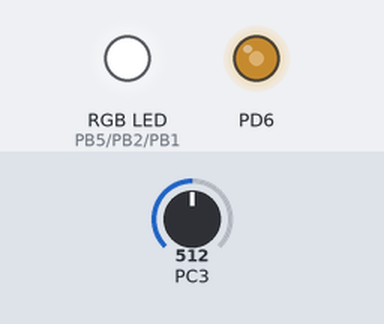
The program below on a simulated ATmega328P, built with avr-gcc and emulated at 16 MHz. Parts: an RGB LED mixed from three pins (HIGH = lit), output pins drawn as LEDs (lit = HIGH). Inputs (shaded band) come from the test bench; at power-on: PC3 = 512. Dim RGB values are drawn brighter than linear.

Above: at 0.1 s.
At 16.8 s:
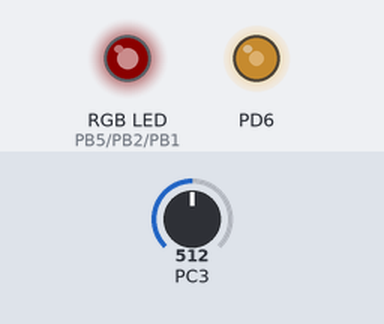
Timing chart, 0 to 22.0 s (numbered marks = the images above):
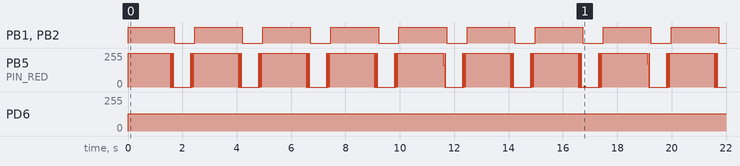

The program:

main.c
```c
#define F_CPU 16000000UL
#include <avr/io.h>
#include <util/delay.h>
#include <avr/interrupt.h>
#include "timers.H"
#include "MEF.h"
#include "ADC.h"

#define PWM_START DDRB |= (1<<PORTB5)

#define PIN_RED PORTB5
#define PIN_GREEN PORTB2
#define PIN_BLUE PORTB1


int main(void)
{

	MEF_Init();
	ADC_Init();
	TIMER0_INIT();
	TIMER1_INIT();
	PWM_START;
	ADC_Enable();
	static uint16_t result;
	ADC_Start_Conversion(); //ADCSRA |= (1<<ADSC);

    while (1)
    {

		while((ADCSRA&(1<<ADIF))==0); //wait for end of conversion
		ADCSRA |= (1<<ADIF);
		result = ADC_GetResult();
		Dispatch_Tasks(result);

		ADC_Start_Conversion(); //ADCSRA |= (1<<ADSC);


    }


}
```

ADC.c
```c
#include <avr/io.h>
#include "ADC.h"

void ADC_Init()
{
	ADMUX |= (1<<MUX1)|(1<<MUX0); //ADC3 como entrada analógica
	ADMUX |= (1<<REFS0);
	ADMUX &=~ (1<<ADLAR); //Justificacion derecha
	ADCSRA |= (1<<ADPS2)|(1<<ADPS1)|(1<<ADPS0); //Establecer prescaler de 128, teniendo muestro de 125kHz
	DIDR0 |= (1<<PORTC3);
	DDRC &=~ (1<<PORTC3); //Configurar PC3 entrada (PC3)

}

void ADC_Enable(){

	ADCSRA |= (1<<ADEN);	//Habilitar conversor ADC
}

void ADC_Disable(){
	ADCSRA &= ~(1<<ADEN); //Deshabilitar conversor ADC
}

void ADC_Start_Conversion(){

	ADCSRA |= (1<<ADSC); // Start conversion
}

uint16_t ADC_GetResult()
{
	uint16_t aux=ADC;
	return aux;
}
```

ADC.h
```c
#ifndef ADC
	#define ADC

void ADC_Init();
void ADC_Start_Conversion();
uint16_t ADC_GetResult();
void ADC_Enable();

#endif
```

LED.c
```c
#include "LED.h"
#include "TIMERS.h"

const uint8_t RED_BRIGHT = 250;		//Multiplos de 10
const uint8_t BLUE_BRIGHT = 0;	//Multiplos de 5
const uint8_t GREEN_BRIGHT = 0;	//Multiplos de 5


static uint16_t call_count=0;
static uint8_t auxA=255;
static uint8_t auxB=255;

void LED_Update(uint8_t direction){
	static call_count_led=0;
	static uint8_t aux;
	static uint8_t pwm_value=0;
	if (direction == 1){
		if(OCR1A > BLUE_BRIGHT){
			OCR1A-=5;
		}
		if(OCR1B > GREEN_BRIGHT){
			OCR1B-=5;
		}
		if (get_pwm_soft_value() < RED_BRIGHT)
		{
			pwm_value = get_pwm_soft_value();
			set_pwm_soft_value(pwm_value + 5);
		}

	} else {
			if(OCR1A < 255){
				OCR1A+=5;
			}
			if(OCR1B < 255){
				OCR1B+=5;
			}
			if (get_pwm_soft_value() > 1)
			{
				pwm_value = get_pwm_soft_value();
				set_pwm_soft_value(pwm_value - 5);
			}


	}
}
```

LED.h
```c
#ifndef LED
	#define LED
	#include <avr/io.h>
void LED_Update(uint8_t);
#endif
```

MEF.c
```c
#include "MEF.h"
#include "timers.h"
#include "LED.h"

states estado_act;
static uint16_t call_count_mef=0;
static uint16_t call_count_pwm=0;
static uint8_t pwm_value=0;
uint8_t flicker_period=0;
static uint8_t luz;

void MEF_Init(){
	OCR1A=0;
	OCR1B=0;
	PORTB |= (1<<PORTB1);
	PORTB |= (1<<PORTB2);

	estado_act=APAGADO;
}

void MEF_Update(uint16_t adc1){		//Cada 8ms
	if(adc1 > 980){
		luz=1;
	} else {
		luz=0;
	}
	switch (estado_act){
		case APAGADO:
		OCR1A=255;
		OCR1B=255;
		if (luz == 1){
			if(++call_count_mef == 1){			//0.5 seg apagado
				call_count_mef=0;
				estado_act=TRANSICION1;
			}
		} else {
			if(++call_count_mef == 375){			//1 seg apagado
				call_count_mef=0;
				estado_act=TRANSICION1;
			}

		break;
		case TRANSICION1:

				LED_Update(1);

				if(++call_count_mef == 63 ){  //500 ms
					call_count_mef = 0;
					estado_act = MAX;
				}

		break;

		case TRANSICION2:

				LED_Update(0);
				if(++call_count_mef == 63 ){ //500 ms
					call_count_mef = 0;
					estado_act = APAGADO;
				}
		break;

		case MAX:
		if (luz == 1){
			if(++call_count_mef == 125){
				call_count_mef = 0;
				estado_act = TRANSICION2;
			}
		} else {
			if(++call_count_mef == 125){
				call_count_mef = 0;
				estado_act = TRANSICION2;
			}
		}


		break;
	}

}
		}
```

MEF.h
```c
#ifndef MEF
	#define MEF
	typedef enum {APAGADO,MAX,TRANSICION1,TRANSICION2} states;
	#include <avr/io.h>
	#include <util/delay.h>
	#include <avr/interrupt.h>
void MEF_Init(void);
void MEF_Update(uint16_t);


#endif
```

timers.c
```c
#include "timers.h"
#include <avr/interrupt.h>
#include "MEF.h"

#define PIN_RED PORTB5
#define PIN_GREEN PORTB2
#define PIN_BLUE PORTB1


#define PWM_PERIOD 255
static uint8_t PWM_DELTA = 0; // es 210
#define PWM_OFF PORTB |= (1<<PORTB5)
#define PWM_ON PORTB &=~ (1<<PORTB5)


uint8_t brightness = 0;
static uint8_t flag_mef=0;
static uint8_t flag_pwm=0;


void TIMER0_INIT(){

	DDRD |= (1<<PORTD6);
	TCCR0A |= (1<<COM0A0) | (1<<WGM01);		// CTC Toggle on compare Match
	TCCR0B |= (1<<CS00); //preescaler div 1
	OCR0A = 63;							//Con un preescalador de 1 y oscilacion de 16Mhz esta realizara una interrupcion cada 8 us
	TIMSK0 |= (1<<OCIE0A);
	// Habilitar las interrupciones globales
	sei();
}

void TIMER1_INIT(){
	TCCR1A |= (1<<WGM10);
	TCCR1B |= (1<<WGM12);	//Fast PWM 8-bit
	TCCR1A |= (1<<COM1A1); //| (1<<COM1A0);				//Set OC1A/OC1B on compare match, clear OC1A/OC1B at BOTTOM (inverting mode)
	TCCR1A |= (1<<COM1B1); //| (1<<COM1B0);				//Set OC1A/OC1B on compare match, clear OC1A/OC1B at BOTTOM (inverting mode)
	TCCR1B |= (1<<CS01) | (1<<CS00);	//Preescaler div 1024, 61 hz de Frecuencia

	//Pin 0C1B como salida (PB2) verde
	//Si o si tengo que usar el registro B ya que la salida de este es por el PINB2 y es como requiere el enunciado
	DDRB |= (1<<PIN_GREEN);

	//Pin 0C1A como salida (PB1) Azul
	DDRB |= (1<<PIN_BLUE);

	//Ciclo de trabajo
		OCR1A=255;
		OCR1B=255;
}


//PWM por software que controla el color rojo (salida por PB5)
void PWM_soft_update(){
	static uint16_t PWM_position=0;
	if(++PWM_position >= PWM_PERIOD){
		PWM_position = 0;
		PWM_OFF;
		} else {
		if (PWM_position < PWM_DELTA){
			PWM_ON;
			} else {
			PWM_OFF;
		}
	}
}


void set_ocr1a(uint8_t value){
	OCR1A=value;
}

void set_ocr1b(uint8_t value){
	OCR1B=value;
}

void set_pwm_soft_value(uint8_t value){
	PWM_DELTA = value;
}

uint8_t get_pwm_soft_value(){
	return PWM_DELTA;
}

void Dispatch_Tasks(uint16_t adc1){
	if (flag_mef){
		MEF_Update(adc1);
		flag_mef=0;
	}
	if(flag_pwm){
		PWM_soft_update();
		flag_pwm=0;
	}
}


ISR (TIMER0_COMPA_vect){ //8us
	static uint16_t call_count = 0;
	if(++call_count == 1000){		//8 ms
		flag_mef=1;
		call_count=0;
	}
	flag_pwm=1;

}
```

timers.h
```c
#ifndef TIMERS
	#define TIMERS
	#include <avr/io.h>

//Funciones publicas

void TIMER0_INIT(void);

void TIMER1_INIT(void);

void PWM_soft_update(void);

void set_ocr1a(uint8_t);

void set_ocr1b(uint8_t);

void set_pwm_soft_value(uint8_t);

uint8_t get_pwm_soft_value(void);

void Dispatch_Tasks(uint16_t);
#endif
```

Measured:
- by itself, PB1 (PIN_BLUE), PB2 (PIN_GREEN): alternates HIGH for 1.8 s and LOW for 0.75 s
- by itself, PD6: 0/255 → 128/255 at 0.00 s
